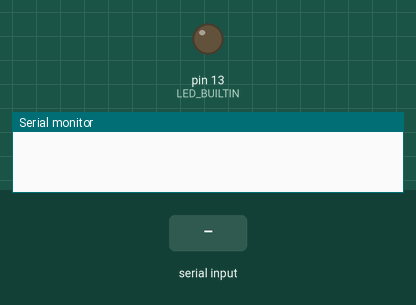
Bench run of a sketch on a simulated Arduino Uno, built with avr-gcc and run on an emulated ATmega328P. Shown: output pins drawn as LEDs (lit = HIGH), the last lines printed to the serial monitor. Inputs (shaded band) come from the test bench.

Above: at 1.2 s.
1.3 s: "o\n" received over Serial
At 2.0 s:
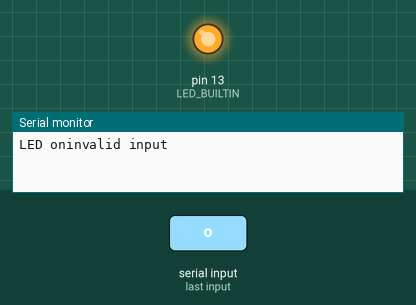
2.8 s: "f\n" received over Serial
At 3.1 s:
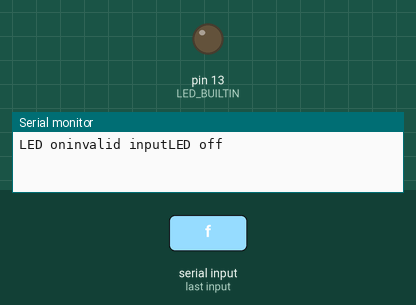
Timing chart, 0 to 5.8 s (numbered marks = the images above; inputs shaded):
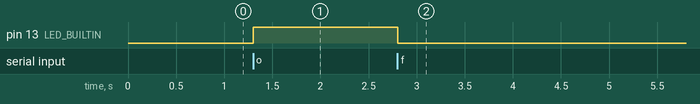

The sketch:

pyserial_arduino_light_control.ino
```cpp
String InBytes;

void setup() {
  // put your setup code here, to run once:
  Serial.begin(9600);
  pinMode(LED_BUILTIN, OUTPUT);

}

void loop() {
  // put your main code here, to run repeatedly:
  if(Serial.available()>0)
  {
    InBytes = Serial.readStringUntil('\n');
    if(InBytes == "o")
    {
      digitalWrite(LED_BUILTIN, HIGH);
      Serial.write("LED on");
    }
    if(InBytes == "f")
    {
      digitalWrite(LED_BUILTIN, LOW);
      Serial.write("LED off");
    }
    else
    {
      Serial.write("invalid input");
    }
  }

}
```

Measured:
- after the input at 1.3 s, pin 13 (LED_BUILTIN): LOW → HIGH at once
- after the input at 2.8 s, pin 13 (LED_BUILTIN): HIGH → LOW at once
